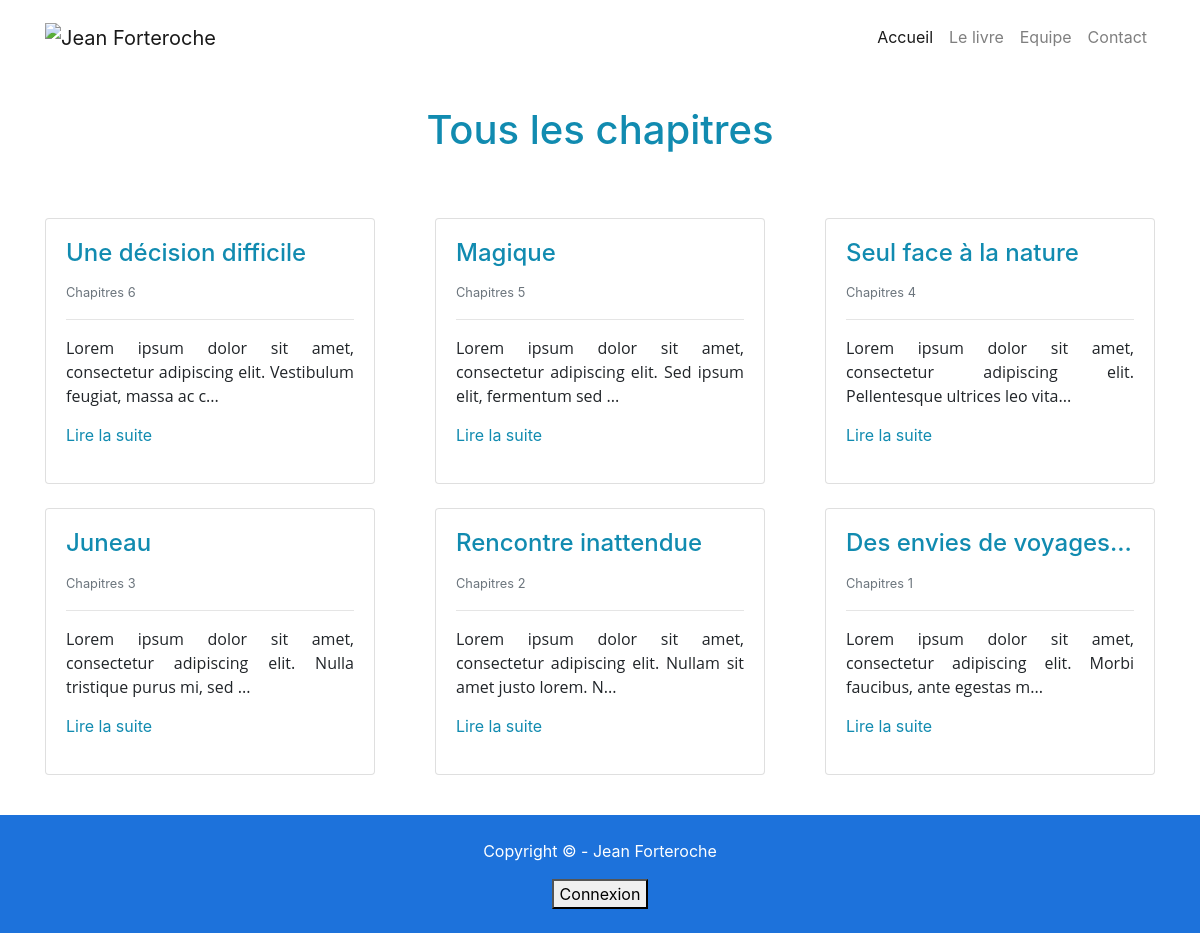
/articles/liste, run on the app's committed database.
### tables this page shows
CREATE TABLE IF NOT EXISTS `posts` (
  `id` int(11) NOT NULL AUTO_INCREMENT,
  `title` varchar(255) DEFAULT NULL,
  `content` text,
  `date` timestamp NULL DEFAULT CURRENT_TIMESTAMP,
  `category_id` int(11) DEFAULT NULL,
  `featured_image` varchar(255) DEFAULT NULL,
  PRIMARY KEY (`id`)
);

CREATE TABLE IF NOT EXISTS `category` (
  `id` int(11) NOT NULL AUTO_INCREMENT,
  `title` varchar(255) DEFAULT NULL,
  PRIMARY KEY (`id`)
);

### core/Controller/Controller.php (called while the page is built, shortened)
<?php
class Controller{
    protected $viewPath;
    protected $template;
    protected function render($view, $variables = []){
        $functions = new ViewFunction();
        extract($variables);
        require($this->viewPath . str_replace('.', '/', $view) . '.php');
        $content = ob_get_clean();
        require($this->viewPath . 'templates/' . $this->template . '.php');
    }
}

### app/Controller/PostsController.php (called while the page is built, shortened)
<?php
class PostsController extends AppController{
    public function postslist(){
        $posts = $this->Post->all();
        $this->render('posts.postslist', compact('posts', 'categories'));
    }
}

### core/Table/Table.php (called while the page is built, shortened)
<?php
class Table
{
    protected $db;
    public function __construct(Database $db)
    {
        $this->db = $db;
    }
    public function query($statement, $attributes = null, $one = false)
    {
        if ($attributes) {
            return $this->db->prepare(
                $statement,
                $attributes,
                str_replace('Table', 'Entity', get_class($this)),
                $one
            );
        } else {
            return $this->db->query(
                $statement,
                str_replace('Table', 'Entity', get_class($this)),
                $one
            );
        }
    }
}

### core/Database/MysqlDatabase.php (called while the page is built, shortened)
<?php
Class MysqlDatabase extends Database{
    private $pdo;
    private function getPDO(){
        if($this->pdo === null){
            $pdo = new PDO('mysql:dbname=keviykqh_blog;host=localhost', 'keviykqh_kcadier', 'ER4UF52607', array(PDO::MYSQL_ATTR_INIT_COMMAND => 'SET NAMES \'UTF8\''));
            $pdo->setAttribute(PDO::ATTR_ERRMODE, PDO::ERRMODE_EXCEPTION);
            $this->pdo = $pdo;
        }
        return $this->pdo;
    }
    public function query($statement, $class_name = null, $one = false){
        $req = $this->getPDO()->query($statement);
        if($class_name === null){
            $req->setFetchMode(PDO::FETCH_OBJ);
        } else {
            $req->setFetchMode(PDO::FETCH_CLASS, $class_name);
        }
        if($one) {
            $datas = $req->fetch();
        } else {
            $datas = $req->fetchAll();
        }
        return $datas;
    }
}

### app/Table/PostTable.php (called while the page is built, shortened)
<?php
class PostTable extends Table{
    public function all(){
        return $this->query("
        SELECT posts.id, posts.title, posts.content, posts.date, posts.featured_image, category.title as categorie
        FROM posts
        LEFT JOIN category ON category_id = category.id
        ORDER BY posts.date DESC
        ");
    }
}

### app/Autoloader.php (called while the page is built, shortened)
<?php
class Autoloader{
    static function autoload($class){
        if (strpos($class,__NAMESPACE__ . '\\') === 0){
            $class = str_replace(__NAMESPACE__ . '\\', '', $class);
            $class = str_replace('\\', '/', $class);
        }
    }
}

### core/Autoloader.php (called while the page is built, shortened)
<?php
class Autoloader{
    static function autoload($class){
        if (strpos($class, __NAMESPACE__ . '\\') === 0){
            $class = str_replace(__NAMESPACE__ . '\\', '', $class);
            $class = str_replace('\\', '/', $class);
        }
    }
}

### core/Entity/Entity.php (called while the page is built, shortened)
<?php
class Entity{
    public function __get($key){
        $method = 'get' . ucfirst($key);
        $this->$key = $this->$method();
        return $this->$key;
    }
}

### core/Router/Router.php (called while the page is built, shortened)
<?php
Class Router {
    protected $routes = [];
    public function addRoute($name, $url, $controller, $method){
        $this->routes[] = [
            'name' => $name,
            'url' => $url,
            'controller' => $controller,
            'method' => $method
        ];
    }
    public function match($url)
    {
        foreach ($this->routes as $route) {
            if (preg_match('#^' . $route['url'] . '$#i', $url, $matches)) {
                $route['matches'] = $matches;
                return $route;
            }
        }
        return false;
    }
}

### app/Views/viewFunction.php (called while the page is built, shortened)
<?php
class ViewFunction
{
    public function filePath($name){
        return 'http://jean-forteroche.kevincadier.fr/' . $name;
    }
}

### app/Views/posts/postslist.php (the view, shortened to what this page needs)
<section id="blog" class="py-3">
    <div class="container">
        <h1 class="text-primary pb-3 text-center mb-5 mt-3"> Tous les chapitres </h1>
        <div class="row">
                <div class="card-deck">
                <?php foreach($posts as $post): ?>
                    <div class="col-md-4 cards-home mb-4">
                        <div class="card">
                            <div class="card-body">
                                <h4 class="card-title"> <a href="<?= $post->url ?>"> <?= $post->title; ?> </a> </h4>
                                <small class="text-muted"> <?=$post->categorie .' ' . $post->id; ?> </small>
                                <hr>
                                <p class="card-text">
                                    <?= $post->excerpt; ?>
                                </p>
                            </div>
                        </div>
                    </div>
                <?php endforeach; ?>
    </div>
</section>

### app/Entity/PostEntity.php (shortened to what this page needs)
<?php
class PostEntity extends Entity{
    public function getUrl(){
        return '/article/' . $this->id;
    }
    public function getExcerpt(){
        $html = '<p>' . substr($this->content, 0,200) . '... </p>';
        $html .= '<p><a href=" '. $this->getUrl() . ' "> Lire la suite </a> </p>';
        return $html;
    }
}

### public/index.php (shortened to what this page needs)
<?php
$router = new \Core\Router\Router();
$router->addRoute('homepage', '', 'posts', 'index');
$router->addRoute('login', 'login', 'users', 'login');
$router->addRoute('article_show', 'article/(?<id>[0-9]+)', 'posts', 'show');
$router->addRoute('article_list', 'articles/liste', 'posts', 'postslist');
$router->addRoute('category', 'categorie/(?<id>[0-9]+)', 'posts', 'postlist');
$router->addRoute('comment_add', 'article/addComment', 'comments', 'add');
$router->addRoute('comment_report', 'article/report', 'comments', 'report');
$router->addRoute('newsletter_Suscribe', 'newsletter-suscribe', 'contact', 'suscribe');
$router->addRoute('contactForm', 'contact', 'contact', 'send');
if(array_key_exists('auth', $_SESSION)){
    $router->addRoute('homepage_Admin', 'admin', 'admin\Posts', 'index');
    $router->addRoute('Add_Post_Admin', 'admin/articles/creer', 'admin\Posts', 'add');
    $router->addRoute('Edit_Post_Admin', 'admin/article/editer/(?<id>[0-9]+)', 'admin\Posts', 'edit');
    $router->addRoute('Delete_Post_Admin', 'admin/article/supprimer/(?<id>[0-9]+)', 'admin\Posts', 'delete');
    $router->addRoute('Categories_Admin', 'admin/categories', 'admin\Categories', 'index');
    $router->addRoute('Add_Category_Admin', 'admin/categorie/creer', 'admin\Categories', 'add');
    $router->addRoute('Edit_Category_Admin', 'admin/categorie/editer/(?<id>[0-9]+)', 'admin\Categories', 'edit');
    $router->addRoute('Delete_Category_Admin', 'admin/categorie/supprimer/(?<id>[0-9]+)', 'admin\Categories', 'delete');
    $router->addRoute('Comments_Admin', 'admin/commentaires', 'admin\Comments', 'index');
    $router->addRoute('Delete_Comment_Admin', 'admin/commentaires/supprimer/(?<id>[0-9]+)', 'admin\Comments', 'delete');
    $router->addRoute('Contact_Admin', 'admin/messages', 'admin\Contact', 'index');
    $router->addRoute('Contact_Admin', 'admin/messages/(?<id>[0-9]+)', 'admin\Contact', 'show');
    $router->addRoute('Contact_Admin', 'admin/messages/supprimer/(?<id>[0-9]+)', 'admin\Contact', 'delete');
    $router->addRoute('Contact_Newsletter', 'admin/newsletter', 'admin\Contact', 'newsletter');
    $router->addRoute('Contact_Newsletter_DeleteEntry', 'admin/newsletter/delete/(?<id>[0-9]+)', 'admin\Contact', 'newsletterDeleteEntry');
    $router->addRoute('Deconnexion', 'admin/deconnexion', 'admin\Users', 'disconnect');
} else{
    $router->addRoute('Admin_forbidden', 'admin^[a-zA-Z0-9_.-/]*$', 'users', 'forbidden');
}
$route = $router->match($_GET['path']);
if($route){
    $controller = new $controller();
    $method = $route['method'];
    $controller->$method($route['matches']);
} else {
    header("location:/jean-forteroche.kevincadier.fr");
}

### app/Views/templates/default.php (shortened to what this page needs)
<!doctype html>
<html lang="fr">
<head>
    <link rel="stylesheet" type="text/css" href="<?php echo $functions->filePath('css/style.css') ?>"/>
    <link rel="stylesheet" href="<?php echo $functions->filePath('css/bootstrap.css') ?>">
    <link rel="stylesheet" href="https://cdnjs.cloudflare.com/ajax/libs/slick-carousel/1.9.0/slick.css">
    <link rel="stylesheet" href="https://cdnjs.cloudflare.com/ajax/libs/slick-carousel/1.9.0/slick-theme.css">
    <link rel="stylesheet" href="https://use.fontawesome.com/releases/v5.3.1/css/all.css">
</head>
<body id="home" data-spy="scroll" data-target="#main-nav">
    <header>
        <nav class="navbar navbar-expand-sm navbar-light py-3" id="main-nav">
            <div class="container">
                <a class="navbar-brand" href="<?php echo $functions->filePath('') ?> ">
                    <img src="<?php echo $functions->filePath('img/logo.jpg') ?>" width="80" height="67" alt="Jean Forteroche">
                </a>
                <div class="collapse navbar-collapse" id="navbarCollapse">
                    <ul class="navbar-nav ml-auto">
                        <li class="nav-item active">
                            <a class="nav-link" href="<?php echo $functions->filePath('') ?>">Accueil</a>
                        </li>
                        <li class="nav-item">
                            <a class="nav-link" href="<?php echo $functions->filePath('#livre') ?>">Le livre</a>
                        </li>
                        <li class="nav-item">
                            <a class="nav-link" href="<?php echo $functions->filePath('#equipe') ?> ">Equipe</a>
                        </li>
                        <li class="nav-item">
                            <a class="nav-link" href="<?php echo $functions->filePath('#contact') ?>">Contact</a>
                        </li>
                    </ul>
                </div>
            </div>
        </nav>
    </header>
    <?= $content; ?>
    <footer id="main-footer" class="py-4 bg-primary text-white">
        <div class="container">
            <div class="row">
                <div class="col-md-12 text-center">
                    <p>
                        Copyright &copy; <span id="year"></span> - Jean Forteroche
                    </p>
                    <button id="button-login-modal" data-toggle="modal" data-target="#loginModal">Connexion </button>
                </div>
            </div>
        </div>
    </footer>
    </body>
</html>

### data on the page
posts: title "Une décision difficile", category.title "Chapitres", id "6", content "Lorem ipsum dolor sit amet, consectetur adipiscing elit. Vestibulum feugiat, massa ac c"
posts: title "Magique", category.title "Chapitres", id "5", content "Lorem ipsum dolor sit amet, consectetur adipiscing elit. Sed ipsum elit, fermentum sed"
posts: title "Seul face à la nature", category.title "Chapitres", id "4", content "Lorem ipsum dolor sit amet, consectetur adipiscing elit. Pellentesque ultrices leo vita"
posts: title "Juneau", category.title "Chapitres", id "3", content "Lorem ipsum dolor sit amet, consectetur adipiscing elit. Nulla tristique purus mi, sed"
posts: title "Rencontre inattendue", category.title "Chapitres", id "2", content "Lorem ipsum dolor sit amet, consectetur adipiscing elit. Nullam sit amet justo lorem. N"
posts: title "Des envies de voyages...", category.title "Chapitres", id "1", content "Lorem ipsum dolor sit amet, consectetur adipiscing elit. Morbi faucibus, ante egestas m"
